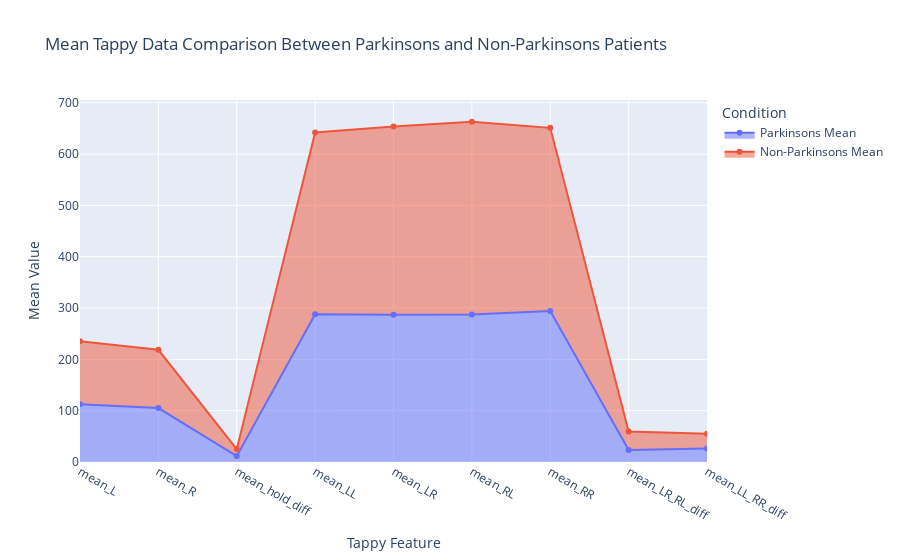

This figure's notebook cell:
### Code cell
tappy_columns = ['mean_L', 'mean_R', 'mean_hold_diff', 'mean_LL', 'mean_LR', 'mean_RL', 'mean_RR', 'mean_LR_RL_diff', 'mean_LL_RR_diff']
# explorer_df[tappy_columns] = explorer_df[tappy_columns].abs()


parkinsons_means = explorer_df[explorer_df['Parkinsons'] == True][tappy_columns].mean()
non_parkinsons_means = explorer_df[explorer_df['Parkinsons'] == False][tappy_columns].mean()


area_data = pd.DataFrame({
    'Tappy Feature': tappy_columns,
    'Parkinsons Mean': parkinsons_means.values,
    'Non-Parkinsons Mean': non_parkinsons_means.values
})


melted_area_data = area_data.melt(id_vars='Tappy Feature', var_name='Condition', value_name='Mean Value')


fig = px.area(melted_area_data, x='Tappy Feature', y='Mean Value', color='Condition', 
              title='Mean Tappy Data Comparison Between Parkinsons and Non-Parkinsons Patients',
              labels={'Mean Value': 'Mean Value', 'Tappy Feature': 'Tappy Feature'},
              line_shape='linear')


fig.update_traces(mode='lines+markers', marker=dict(size=6))

fig.show()

### Figure 1 — Plotly figure (JSON) as saved in the notebook; plotly's stock layout.template omitted (floating-point values rounded to 4 significant figures)
{"data": [{"fillpattern": {"shape": ""}, "hovertemplate": "Condition=Parkinsons Mean<br>Tappy Feature=%{x}<br>Mean Value=%{y}<extra></extra>", "legendgroup": "Parkinsons Mean", "line": {"color": "#636efa", "shape": "linear"}, "marker": {"size": 6, "symbol": "circle"}, "mode": "lines+markers", "name": "Parkinsons Mean", "orientation": "v", "showlegend": true, "stackgroup": "1", "type": "scatter", "x": ["mean_L", "mean_R", "mean_hold_diff", "mean_LL", "mean_LR", "mean_RL", "mean_RR", "mean_LR_RL_diff", "mean_LL_RR_diff"], "xaxis": "x", "y": [112.6, 105.0, 11.46, 288.1, 287.2, 287.6, 294.1, 23.48, 26.43], "yaxis": "y"}, {"fillpattern": {"shape": ""}, "hovertemplate": "Condition=Non-Parkinsons Mean<br>Tappy Feature=%{x}<br>Mean Value=%{y}<extra></extra>", "legendgroup": "Non-Parkinsons Mean", "line": {"color": "#EF553B", "shape": "linear"}, "marker": {"size": 6, "symbol": "circle"}, "mode": "lines+markers", "name": "Non-Parkinsons Mean", "orientation": "v", "showlegend": true, "stackgroup": "1", "type": "scatter", "x": ["mean_L", "mean_R", "mean_hold_diff", "mean_LL", "mean_LR", "mean_RL", "mean_RR", "mean_LR_RL_diff", "mean_LL_RR_diff"], "xaxis": "x", "y": [122.8, 113.6, 13.64, 353.9, 366.6, 375.2, 357.1, 35.94, 28.54], "yaxis": "y"}], "layout": {"legend": {"title": {"text": "Condition"}, "tracegroupgap": 0}, "title": {"text": "Mean Tappy Data Comparison Between Parkinsons and Non-Parkinsons Patients"}, "xaxis": {"anchor": "y", "domain": [0, 1], "title": {"text": "Tappy Feature"}}, "yaxis": {"anchor": "x", "domain": [0, 1], "title": {"text": "Mean Value"}}}}
